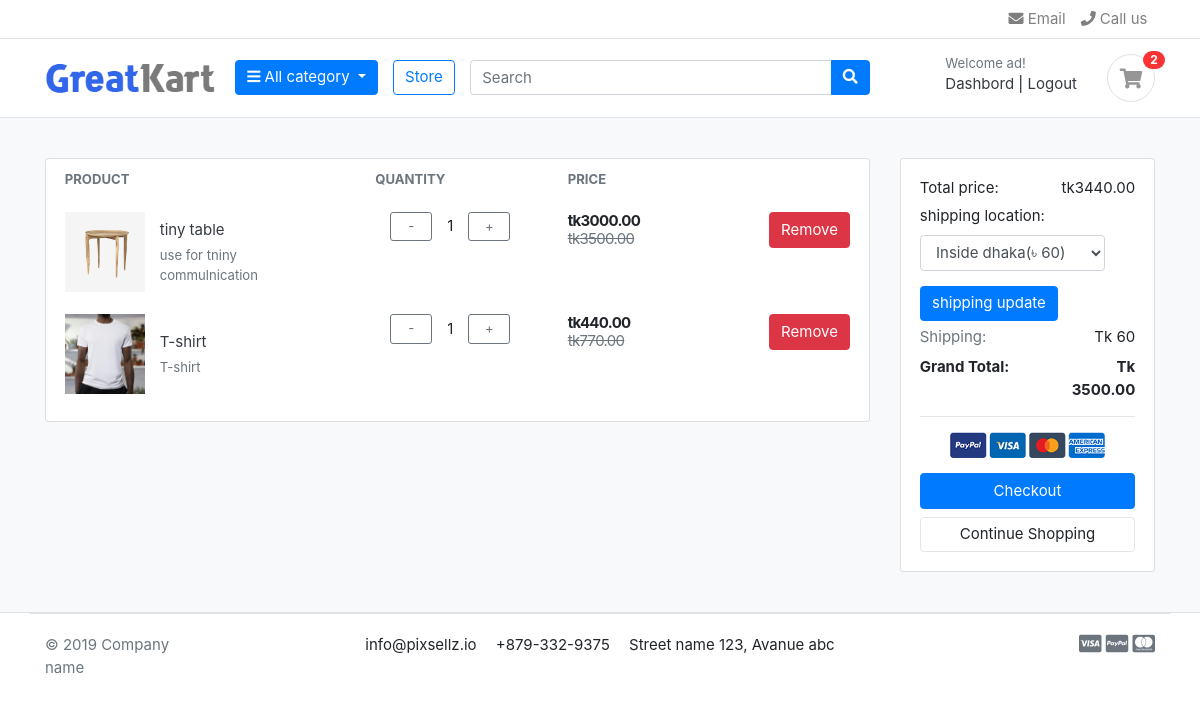
The page /cart/ (signed in) on the database as committed earlier.
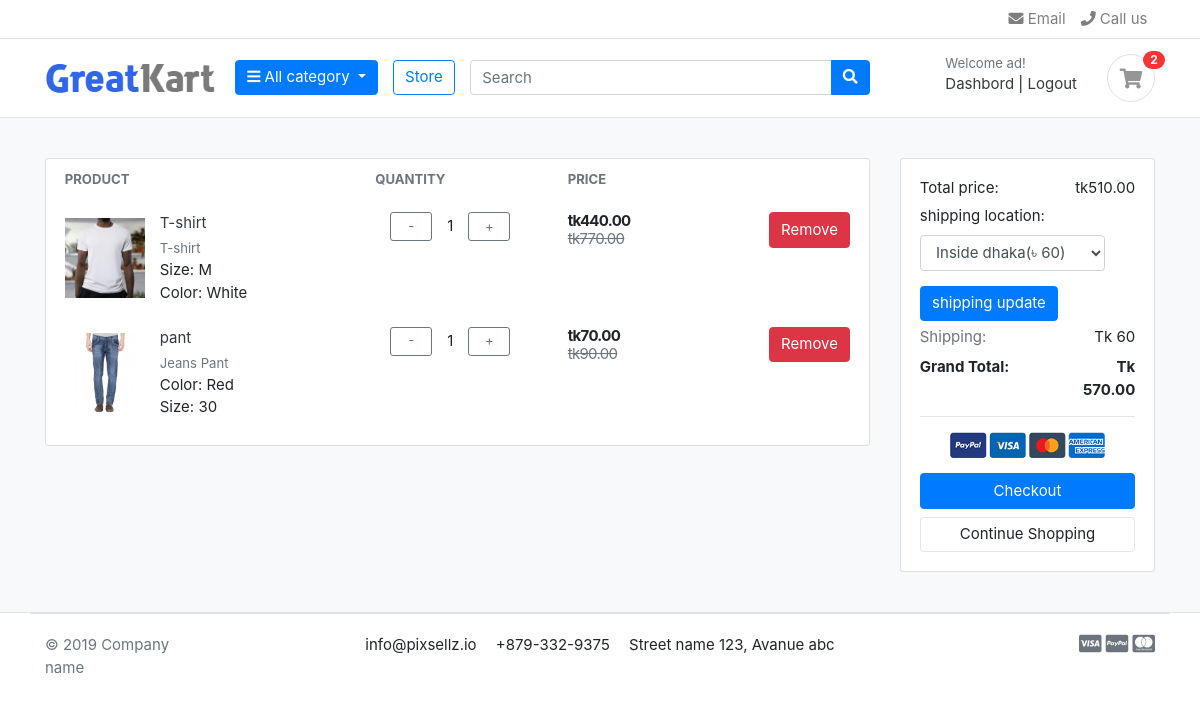
The same page on the database as committed later.
### account/models.py (models this page shows, shortened)
class UserAccount(AbstractBaseUser):
    first_name=models.CharField(max_length=50)
    last_name=models.CharField(max_length=50)
    username=models.CharField(max_length=50,unique=True)
    email=models.EmailField(max_length=100,unique=True)
    phone_number=models.CharField(max_length=50,blank=True)
    date_joined=models.DateTimeField(auto_now_add=True)
    last_login=models.DateTimeField(auto_now=True)
    is_admin=models.BooleanField(default=False)
    is_active=models.BooleanField(default=False)
    is_staff=models.BooleanField(default=False)
    is_superuser=models.BooleanField(default=False)
    USERNAME_FIELD='email'
    REQUIRED_FIELDS=['username','first_name','last_name']
    objects=MyAccountManager()

### carts/models.py (models this page shows, shortened)
class CartItem(models.Model):
    product=models.ForeignKey(Product, on_delete=models.CASCADE,db_index=True)
    variation=models.ManyToManyField(Variation,blank=True,db_index=True)
    cart=models.ForeignKey(Cart,on_delete=models.CASCADE,db_index=True)
    quantity=models.PositiveIntegerField()
    is_active=models.BooleanField(default=True)
    def sub_total(self):
        return self.product.price * self.quantity

### store/models.py (models this page shows, shortened)
class Product(models.Model):
    category = models.ForeignKey(Category, on_delete=models.CASCADE, related_name='products')
    name = models.CharField(max_length=100, unique=True, blank=False, null=True)
    slug = models.SlugField(max_length=100, unique=True, blank=True)
    description = models.TextField(blank=True)
    price = models.DecimalField(max_digits=10, decimal_places=2)
    old_price = models.DecimalField(max_digits=10, decimal_places=2, blank=True, null=True)
    image = models.ImageField(upload_to='product_images/', blank=True, null=True)
    stock = models.PositiveIntegerField(default=0)
    created_at = models.DateTimeField(auto_now_add=True)
    updated_at = models.DateTimeField(auto_now=True)
    is_available = models.BooleanField(default=True)
    class Meta:
        verbose_name_plural = 'Products'

class Variation(models.Model):
    product=models.ForeignKey(Product,on_delete=models.CASCADE)
    variation_category=models.CharField(max_length=100,choices=variation_category_choice)
    variation_value=models.CharField(max_length=100)
    is_active=models.BooleanField(default=True)
    created_at=models.DateTimeField(auto_now_add=True)
    objects=VariationManager()

### carts/views.py (the view)
# urls.py: path('', views.cart_view, name='cart'),
def cart_view(request):
    cart_items = None
    shipping_location = request.session.get('shipping_location', 'inside_dhaka')
    if request.method == 'POST':
        shipping_location = request.POST.get('shipping_location', 'inside_dhaka')
        request.session['shipping_location'] = shipping_location
    try:
        if request.user.is_authenticated:
            cart = Cart.objects.get(user=request.user)
            cart_items = CartItem.objects.filter(cart=cart, is_active=True)
        else:
            cart = Cart.objects.get(cart_id=_cart_id(request))
            cart_items = CartItem.objects.filter(cart=cart, is_active=True)
        totals = get_cart_context(request)
        total = totals['total']
        quantity = totals['quantity']
        shipping = totals['shipping']
        grand_total = totals['grand_total']
    except Cart.DoesNotExist:
        total = quantity = shipping = grand_total = 0
    context = {
        'total': total,
        'quantity': quantity,
        'cart_items': cart_items,
        'shipping': shipping,
        'grand_total': grand_total,
        'shipping_location': shipping_location,
    }
    return render(request, 'carts/cart.html', context)

### carts/context_processor.py (called while the page is built)
def cart_counter(request):
    cart_count = 0
    if request.user.is_authenticated:
        cart = Cart.objects.filter(user=request.user).first()
    else:
        cart_id = request.session.session_key
        if not cart_id:
            request.session.create()
            cart_id = request.session.session_key
        cart = Cart.objects.filter(cart_id=cart_id).first()
    if cart:
        cart_count = cart.total_items()
    return {'cart_count': cart_count}

### carts/models.py (called while the page is built)
    def total_items(self):
        return self.cartitem_set.count()

### store/context_processor.py (called while the page is built)
def menu_links(request):
    categories = Category.objects.all()
    return dict(categories=categories)

### store/models.py (called while the page is built)
    def get_url(self):
        return reverse('products_by_category',args=[self.slug])

### templates/carts/cart.html (shortened to what this page needs)
{% extends "store/base.html" %}
{% load static %}
{% block content %}
<section class="section-content padding-y bg">
<div class="container">
<div class="row">
<aside class="col-lg-9">
<div class="card">
<table class="table table-borderless table-shopping-cart">
<thead class="text-muted">
<tr class="small text-uppercase">
  <th scope="col">Product</th>
  <th scope="col" width="120">Quantity</th>
  <th scope="col" width="120">Price</th>
  <th scope="col" class="text-right" width="200"> </th>
</tr>
</thead>
<tbody>
	{% if cart_items %}
	{% for cart_item in cart_items %}
<tr>
	<td>
		<figure class="itemside align-items-center">
			<div class="aside"><img src="{{ cart_item.product.image.url }}" class="img-sm"></div>
			<figcaption class="info">
				<a href="#" class="title text-dark">{{ cart_item.product.name }}</a>
				<p class="text-muted small">{{ cart_item.product.description }}</p>
				{% if cart_item.variation.all %}
				{% for item in cart_item.variation.all %}
				{{ item.variation_category | capfirst }}:
				 {{ item.variation_value | capfirst }} <br>
				{% endfor %}
				{% endif %}
			</figcaption>
		</figure>
	</td>
	<td>
			<div class="col">
				<form action="{% url 'update_cart' cart_item.id %}" method="POST">
					<div class="input-group input-spinner">
							<button type="submit" name="action" value="decrease" class="btn btn-outline-secondary btn-sm">-</button>
							<span class="px-3 d-flex align-items-center">{{ cart_item.quantity }}</span>
							<button type="submit" name="action" value="increase" class="btn btn-outline-secondary btn-sm">+</button>
					</div>
				</form>
			</div>
	</td>
	<td>
		<div class="price-wrap">
			<var class="price">tk{{cart_item.sub_total}}</var>
			<del class="text-muted"> tk{{cart_item.product.old_price}}</del>
		</div>
	</td>
	<td class="text-right">
		<a href="{% url 'remove_cart_item' cart_item.id %}" class="btn btn-danger"> Remove</a>
	</td>
</tr>
{% endfor %}
	{% else %}
	<tr>
		<td colspan="4" class="text-center">Your cart is empty.</td>
	</tr>
	{% endif %}
</tbody>
</table>
</div>
</aside>
	<aside class="col-lg-3">
		<div class="card">
		<div class="card-body">
			<dl class="dlist-align">
			  <dt>Total price:</dt>
			  <dd class="text-right">tk{{total}}</dd>
			</dl>
			<dl class="dlist-align">
					<form method="POST" action="{% url 'cart' %}">
						<div class="form-group">
							<label for="shipping_location">shipping location:</label>
							<select name="shipping_location" id="shipping_location" class="form-control">
								<option value="inside_dhaka" {% if request.session.shipping_location == 'inside_dhaka' %}selected{% endif %}>
								Inside dhaka(৳ 60)
								</option>
							</select>
						</div>
						<button type="submit" class="btn btn-primary">shipping update</button>
					</form>
			</dl>
					<dl class="dlist-align mb-2">
						<dt class="text-muted">Shipping:</dt>
						<dd class="text-right">Tk {{ shipping }}</dd>
					</dl>
		<dl class="dlist-align mb-3">
			<dt class="font-weight-bold">Grand Total:</dt>
			<dd class="text-right font-weight-bold">Tk {{ grand_total }}</dd>
		</dl>
			<hr>
			<p class="text-center mb-3">
				<img src="{% static 'images/misc/payments.png' %}" height="26">
			</p>
			<a href="{% url 'checkout' %}" class="btn btn-primary btn-block"> Checkout </a>
			<a href="{% url 'store' %}" class="btn btn-light btn-block">Continue Shopping</a>
		</div>
		</div>
</aside>
</div>
</div>
</section>
{% endblock content %}

### templates/store/base.html (shortened to what this page needs)
{% load static %}
<!DOCTYPE HTML>
<html lang="en">
<head>
<link href="{% static 'css/bootstrap.css' %}" rel="stylesheet" type="text/css"/>
<link href="https://cdn.jsdelivr.net/npm/bootstrap@4.6.2/dist/css/bootstrap.min.css" rel="stylesheet">
<link href="{% static 'fonts/fontawesome/css/all.min.css' %}" type="text/css" rel="stylesheet">
<link href="{% static 'css/ui.css' %}" rel="stylesheet" type="text/css"/>
<link href="{% static 'css/responsive.css' %}" rel="stylesheet" media="only screen and (max-width: 1200px)" />
</head>
</head>
<body>
<header class="section-header">
<nav class="navbar p-md-0 navbar-expand-sm navbar-light border-bottom">
<div class="container">
  <div class="collapse navbar-collapse" id="navbarTop4">
    <ul class="navbar-nav">
		<li><a href="#" class="nav-link"> <i class="fa fa-envelope"></i> Email </a></li>
		<li><a href="#" class="nav-link"> <i class="fa fa-phone"></i> Call us </a></li>
	</ul>
  </div>
</div>
</nav>
<section class="header-main border-bottom">
	<div class="container">
<div class="row align-items-center">
	<div class="col-lg-2 col-md-3 col-6">
		<a href="{% url 'index' %}" class="brand-wrap">
			<img class="logo" src="{% static 'images/logo.png' %}">
		</a>
	</div>
	<div class="col-lg col-sm col-md col-6 flex-grow-0">
		<div class="category-wrap dropdown d-inline-block float-right">
			<button type="button" class="btn btn-primary dropdown-toggle" data-toggle="dropdown">
				<i class="fa fa-bars"></i> All category
			</button>
		</div>
	</div>
	<a href="{% url 'store' %}" class="btn btn-outline-primary">Store</a>
	<div class="col-lg  col-md-6 col-sm-12 col">
		<form action="{% url 'search' %}" class="search" method="GET">
			<div class="input-group w-100">
			    <input type="text" class="form-control" style="width:60%;" placeholder="Search" name="keyword">
			    <div class="input-group-append">
			      <button class="btn btn-primary" type="submit">
			        <i class="fa fa-search"></i>
			      </button>
			    </div>
		    </div>
		</form>
	</div>
	<div class="col-lg-3 col-sm-6 col-8 order-2 order-lg-3">
				<div class="d-flex justify-content-end mb-3 mb-lg-0">
					{% if user.is_authenticated %}
					<div class="widget-header">
						<small class="title text-muted">Welcome {{user.first_name}}!</small>
						<div>
							<a href="#">Dashbord</a> <span class="dark-transp"> | </span>
							<a href="{% url 'logout' %}"> Logout</a>
						</div>
					</div>
					<a href="{% url 'cart'  %}" class="widget-header pl-3 ml-3">
						<div class="icon icon-sm rounded-circle border"><i class="fa fa-shopping-cart"></i></div>
						<span class="badge badge-pill badge-danger notify">{{ cart_count }}</span>
					</a>
				</div>
				{% endif %}
			</div>
</div>
	</div>
</section>
</header>
{% block content %}
{% endblock content %}
<footer class="section-footer border-top">
	<div class="container">
		<section class="footer-bottom border-top row">
			<div class="col-md-2">
				<p class="text-muted"> &copy 2019 Company name </p>
			</div>
			<div class="col-md-8 text-md-center">
				<span  class="px-2">info@pixsellz.io</span>
				<span  class="px-2">+879-332-9375</span>
				<span  class="px-2">Street name 123, Avanue abc</span>
			</div>
			<div class="col-md-2 text-md-right text-muted">
				<i class="fab fa-lg fa-cc-visa"></i>
				<i class="fab fa-lg fa-cc-paypal"></i>
				<i class="fab fa-lg fa-cc-mastercard"></i>
			</div>
		</section>
	</div>
</footer>
</body>
</html>

### static/css/ui.css (style rules this page uses)
html { font-family: "Inter", sans-serif; font-size: 15px; }
.price-wrap { letter-spacing: -0.7px; }
.icon-xs, .icon-sm, .icon-md, .icon-lg { display: inline-block; text-align: center; flex-shrink: 0; flex-grow: 0; }
.icon-sm { width: 48px; height: 48px; line-height: 48px !important; font-size: 20px; }
.img-xs, .img-sm, .img-md, .img-lg { -o-object-fit: cover; object-fit: cover; flex-shrink: 0; flex-grow: 0; }
.img-sm { width: 80px; height: 80px; }
.padding-y { padding-top: 40px; padding-bottom: 40px; }
var { font-style: normal; }
figure { margin-bottom: 0; }
article:after, .form-group:after { display: block; clear: both; content: ""; }
.bg { background-color: #f8f9fa; }
p:last-child { margin-bottom: 0; }
.header-main { position: relative; padding-top: 1rem; padding-bottom: 1rem; }
.brand-wrap .logo, .navbar-brand .logo { margin-right: 7px; max-height: 42px; display: inline-block; }
.widget-header { display: inline-block; vertical-align: middle; position: relative; }
.widget-header a { color: #343a40; }
.widget-header i { color: #969696; }
.widget-header .title { display: block; }
.widget-header .notify { position: absolute; top: -3px; right: -10px; }
.footer-bottom { padding-top: 20px; padding-bottom: 20px; }
.btn-light { background-color: #fff; border-color: #e4e4e4; }
.itemside { position: relative; display: flex; width: 100%; }
.itemside .aside { position: relative; flex-shrink: 0; }
.itemside .info { padding-left: 15px; padding-right: 7px; }
.itemside p { margin-bottom: 0; }
.itemside .title { display: block; margin-bottom: 5px; color: #212529; }
[class*=dlist-] { margin-bottom: 5px; }
[class*=dlist-] dd { margin-bottom: 0; }
.dlist-align { display: flex; }
.dlist-align dt { width: 150px; word-wrap: break-word; font-weight: normal; }
.dlist-align dd { flex-grow: 1; }
.notify { position: absolute; top: -4px; right: -10px; display: inline-block; padding: 0.25em 0.6em; font-size: 12px; line-height: 1; text-align: center; border-radius: 3rem; color: #fff; background-color: #fa3434; }
.price { font-weight: 600; color: #212529; }
.input-spinner { width: 125px; flex-wrap: nowrap; display: inline-flex; vertical-align: middle; }
.input-spinner .btn { width: 42px; text-align: center; padding-left: 0.5rem; padding-right: 0.5rem; }
.table-shopping-cart.table td, .table-shopping-cart.table th { padding-left: 1.25rem; padding-right: 1.25rem; }
.table-shopping-cart .price-wrap { line-height: 1.2; }
.table-shopping-cart .price { font-weight: bold; margin-right: 5px; display: block; }

Rows that differ between the two databases and show on the page:
removed CartItem: product.image (picture), product.name "tiny table", product.description "use for tniny commulnication", quantity "1", sub_total "3000.00", product.old_price "3500.00"
added Variation: variation_category "Size", variation_value "M", shown under "T-shirt"
added Variation: variation_category "Color", variation_value "White", shown under "T-shirt"
added CartItem: product.image (picture), product.name "pant", product.description "Jeans Pant", quantity "1", sub_total "70.00", product.old_price "90.00"
added Variation: variation_category "Color", variation_value "Red", shown under "pant"
added Variation: variation_category "Size", variation_value "30", shown under "pant"
Other text that changed with them:
{{ total }}: "3440.00" → "510.00"
{{ grand_total }}: "3500.00" → "570.00"
